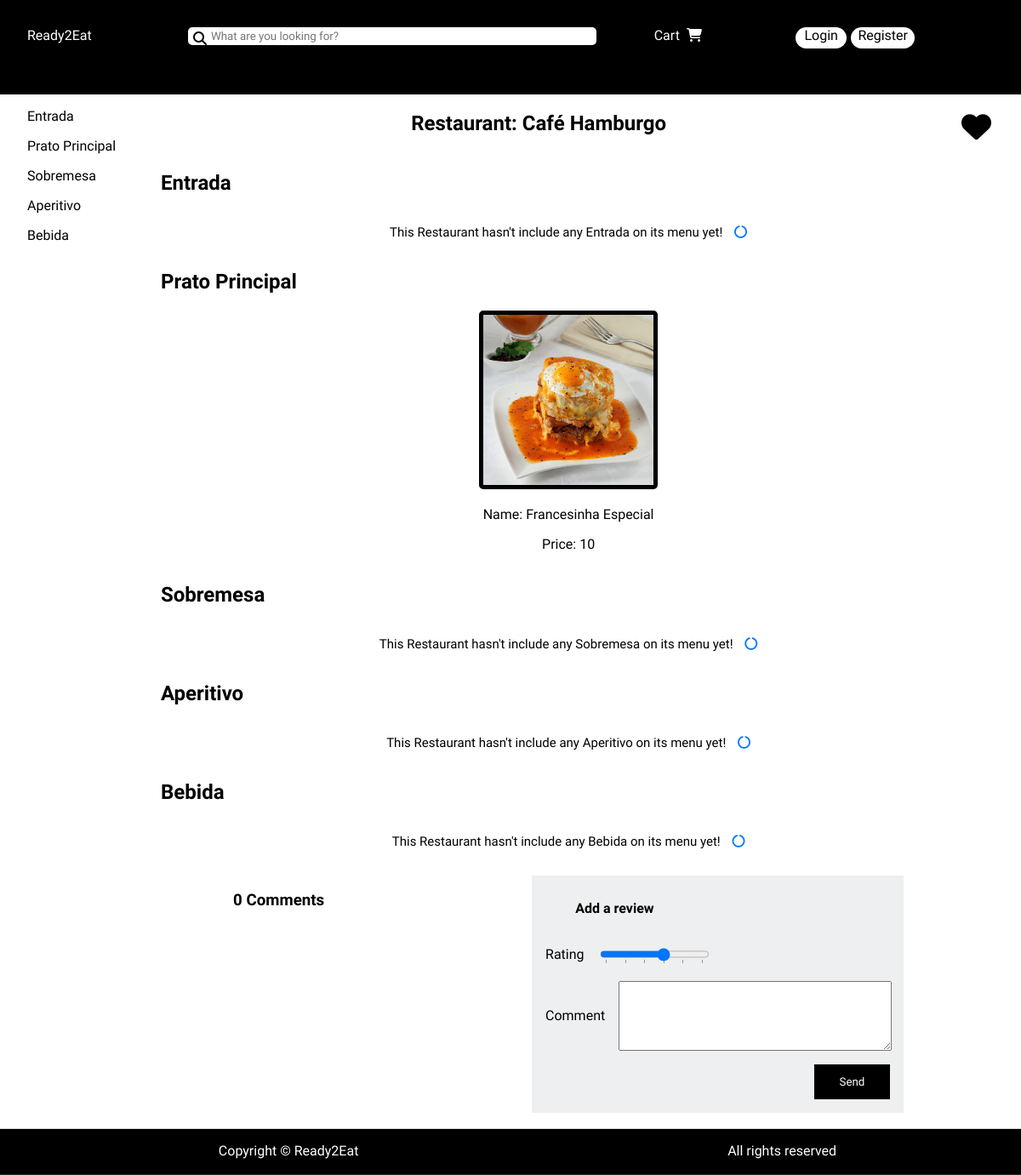
/restaurantpage.php?id=5, run on the app's committed database.
### tables this page shows
CREATE TABLE Restaurant(
    IdRestaurant INTEGER PRIMARY KEY,
    IdOwner INTEGER,
    IdCategory INTEGER,
    name text not null,
    address text not null,
    avg_review INTEGER,
    CONSTRAINT IdRestaurantOwnerForeignKey FOREIGN KEY (IdOwner) REFERENCES Owner,
    CONSTRAINT IdCategoryForeignKey FOREIGN KEY (IdCategory) REFERENCES Category,
    check(avg_review >= 0 & avg_review <= 5)
);

CREATE TABLE DishCategory(
    IdCategory INTEGER,
    CategoryTitle TEXT CONSTRAINT nn_CategoryTitle NOT NULL,
    CONSTRAINT DishCategoryPKDefinition PRIMARY KEY (IdCategory)
);

CREATE TABLE Dish(
    IdDish INTEGER PRIMARY KEY,
    IdRestaurant INTEGER,
    IdCategory INTEGER,
    Name TEXT not null,
    Price INTEGER not null,
    CONSTRAINT IdRestaurantForeignKey FOREIGN KEY (IdRestaurant) REFERENCES Restaurant,
    CONSTRAINT IdCategoryForeignKey FOREIGN KEY (IdCategory) REFERENCES DishCategory
);

### db/restaurantclass.php (called while the page is built, shortened)
<?php
    class Restaurant{
        public function __construct(int $idRestaurant, int $idOwner, int $idCategory, string $name, string $address, $avg_review){
            $this->IdRestaurant = $idRestaurant;
            $this->name = $name;
        }
        static function getRestaurantWithId(PDO $db, int $restaurantid) :?Restaurant{
            $stmt = $db->prepare('Select IdOwner, IdCategory, name, address, avg_review FROM Restaurant WHERE IdRestaurant = ?');
            $stmt->execute(array($restaurantid));
            $restaurant = $stmt->fetch();
            return new Restaurant((int)$restaurantid, (int)$restaurant['IdOwner'], (int)$restaurant['IdCategory'], $restaurant['name'], $restaurant['address'], (int)$restaurant['avg_review']);
        }
    }
?>

### db/categoryclass.php (called while the page is built, shortened)
<?php
    class Category
    {
        static function getAllDishCategories(PDO $db){
            $stmt = $db->prepare('Select * From DishCategory');
            $stmt->execute();
            return $stmt->fetchAll();
        }
    }
?>

### db/dishesclass.php (called while the page is built, shortened)
<?php
    class Dish{
        public function __construct(int $IdDish, int $IdRestaurant, int $IdCategory, string $name, int $price){
            $this->IdDish = $IdDish;
            $this->name = $name;
            $this->price = $price;
        }
        static function getCategoryDishes(PDO $db, int $idrestaurant, int $categoryid){
            $stmt = $db->prepare('Select IdDish, Name, Price FROM Dish Where IdRestaurant = ? AND IdCategory = ?');
            $stmt->execute(array($idrestaurant, $categoryid));
            $dishes = array();
            while($dish = $stmt->fetch()){
                $dishes[] = new Dish((int)$dish['IdDish'], $idrestaurant, $categoryid, $dish['Name'], (int)$dish['Price']);
            }
            return $dishes;
        }
    }
?>

### template/restaurantpagetemplate.php (the view, shortened to what this page needs)
<?php
    require_once(__DIR__ . '/../db/dishesclass.php');
    function output_restaurantpage_content(PDO $db, $restaurantinfo, $dishcategories, $userid, $reviews){ ?>
    <section id="restaurantheader">
        <h1>Restaurant: <?=$restaurantinfo->name?><a href="#0"><i class="fa-solid fa-heart fav"></i></a></h1>
    </section>
    <section id="dishmenu">
        <?php foreach($dishcategories as $dishcategory){
            $dishes = Dish::getCategoryDishes($db, $restaurantinfo->IdRestaurant, $dishcategory['IdCategory']);?>
            <h2 id="<?=$dishcategory['IdCategory']?>"><a><?=$dishcategory['CategoryTitle']?></a></h2>
            <section>
                <?php if(count($dishes) != 0){?>
                    <?php foreach($dishes as $dish){ ?>
                            <article>
                                <a href="#0" class="dishimage">
                                    <img src="../images/thumbs_medium/dish_<?=$dish->IdDish?>.jpg" alt="dish image">
                                </a>
                                <p>Name: <?=$dish->name?></p>
                                <p>Price: <?=$dish->price?></p>
                            </article>
                    <?php } ?>
                <?php } ?>
                <?php if(count($dishes) == 0){ ?>
                    <article id="categoryempty">
                        <p>This Restaurant hasn't include any <?=$dishcategory['CategoryTitle']?> on its menu yet!  <i class="fa-solid fa-circle-notch fa-spin"></i></p>
                    </article>
                <?php } ?>
                </section>
        <?php } ?>
        <section id="comments">
        <h1><?=count($reviews)?> Comments</h1>
    <form action="restaurantpagetemplate.php" method="post">
      <h2>Add a review</h2>
      <label>Rating
      <input type="range" list="tickmarks" min="0" max="5" name="rating">
      </label>
      <label>Comment
        <textarea name="comment"></textarea>
      </label>
      <button formaction="#" formmethod="post" name="post">Send</button>
    </form>
  </section>
    </section>
        <aside id="categorias">
            <section id="categorias">
                <?php foreach($dishcategories as $dishcategory){?>
                    <p><a href="#<?=$dishcategory['IdCategory']?>"><?=$dishcategory['CategoryTitle']?></a></p>
                <?php } ?>
            </section>
        </aside>
    <?php } ?>

### style/style.css (style rules this page uses)
* { text-decoration: none; font-family: 'Heebo', sans-serif; }
body { margin: 0px; min-height: 100vh; display: grid; grid-template-columns: auto 1fr; grid-template-rows: auto 0.1fr auto 1fr auto; }
h1 { grid-column-start: 2; grid-column-end: 3; grid-row-start: 3; grid-row-end: 4; text-align: center; font-weight: 900; }
aside { grid-column-start:1; grid-column-end: 2; grid-row-start: 2; grid-row-end: 4; margin-left: 1em; position: sticky; }

### style/styleRestaurantView.css (style rules this page uses)
body { margin: 0px; min-height: 100vh; display: grid; grid-template-columns: auto 1fr; grid-template-rows: auto 0.01fr auto 1fr auto; }
#categorias { grid-column-start:1; grid-column-end: 2; grid-row-start: 2; grid-row-end: 4; margin-left: 1em; position: sticky; }
#categorias a { color: black; }
#dishmenu h2 { margin-left: 2.2em; }
#dishmenu { grid-row: 4/5; grid-column: 2/3; display: grid; }
#dishmenu section { display: flex; flex-direction: row; flex-grow: 1; justify-content: space-around; flex-wrap: wrap; }
#dishmenu section article img { height: 200px; width: 200px; border: 5px solid black; border-radius: 5px; }
#dishmenu section article p { text-align: center; }
#restaurantheader h1 { grid-column: 1/2; grid-row: 1/2; }
.fav { color: black; font-size: 35px; float: right; margin-right: 1em; }
#categoryempty { font-size: 15px; }
#categoryempty i { margin-left: 10px; color: #0679ff; }
#comments { margin: 1em; }
#comments form { display: grid; padding: 1em; gap: 1em; grid-template-columns: 1fr 1fr 1fr 1fr; background-color: #edeff0; }
#comments form h2 { font-size: 1em; grid-column-end: span 4; }
#comments form input { background-color: white; height: 2em; }
#comments form textarea { display: block; width: 100%; margin: 0 auto; padding: 0; height: 6em; }
#comments form label { display: grid; grid-template-columns: auto 1fr; grid-column-end: span 2; gap: 1em; align-items: center; }
#comments form label:last-of-type { grid-column-end: span 4; grid-template-columns: auto 1fr; }
#comments form button { width: auto; grid-column-start: 4; background-color: black; color: white; border: none; padding: 1em; }

### style/form.css (style rules this page uses)
* { text-decoration: none; font-family: 'Heebo', sans-serif; }

### data on the page
restaurant: name "Café Hamburgo"
dishcategory: CategoryTitle "Entrada"
dishcategory: CategoryTitle "Prato Principal"
dish: Name "Francesinha Especial", Price "10"
dishcategory: CategoryTitle "Sobremesa"
dishcategory: CategoryTitle "Aperitivo"
dishcategory: CategoryTitle "Bebida"

### other printed values
count($reviews) "0"
